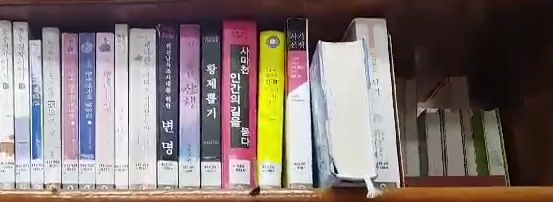
#> input picture main/data/row_image/row1_img1.png, 553 x 202 px
$ python FloorMatching.py
#> lines starting #> are read from the running program, lines starting #| are printed output that depends on the picture; after the words box and inside, x2 and y2 are one past the last pixel; in counts of white or black regions, pixels touching at a corner belong together; long printed decimals are rounded
### main/RowImage.py
import numpy as np


class RowImage:
    """책장의 한 행을 나타내는 이미지 모델"""

    def __init__(self, img: np.ndarray, relative_floor: int) -> None:
        """
        Args:
            img (np.ndarray): numpy 배열로 나타낸 이미지 파일
            relative_floor (int): 상대적 층수
        """
        self.img = img
        self.relative_floor = relative_floor
        self.absolute_floor = None  # 생성 시점에서는 absolute_floor 정보를 알 수 없다.

    def update_absolute_floor(self, value: int):
        self.absolute_floor = value

### main/ImageMatchingUtils.py
import numpy as np
import cv2
import math
from ImageUtils import *

FLANN_INDEX_KDTREE = 0
index_params = dict(algorithm = FLANN_INDEX_KDTREE, trees = 5)
search_params = dict(checks=50)
flann = cv2.FlannBasedMatcher(index_params, search_params)


def get_inverse(H):
    return np.linalg.inv(H)

def get_H(p1, p2):
    A = []
    zero3 = np.zeros((1,3))

    for (ui, vi), (xi, yi) in zip(p1, p2):
        xy_hmg_row = tuple_to_homogeneous((xi, yi)).transpose()

        row1 = [xy_hmg_row, zero3, -ui * xy_hmg_row]
        row2 = [zero3, xy_hmg_row, -vi * xy_hmg_row]

        A.append(row1)
        A.append(row2)

    A = np.block(A)

    u, s, v = np.linalg.svd(A)
    return v[-1].reshape((3,3))

def get_inliers_error(p1, p2, H, thr):
    try:
        H_inv = get_inverse(H)
    except:
        return [], [], float("inf")

    H_p1 = [
        homogeneous_to_tuple(
            np.dot(H_inv, tuple_to_homogeneous((p1[idx][0], p1[idx][1])))
        ) for idx in range(len(p1))
    ]
    H_p2 = [
        homogeneous_to_tuple(
            np.dot(H, tuple_to_homogeneous((p2[idx][0], p2[idx][1])))
        ) for idx in range(len(p2))
    ]

    e1 = np.square(np.array(H_p1) - np.array(p2))
    e1 = np.sum(e1, axis=1)
    e2 = np.square(np.array(H_p2) - np.array(p1))
    e2 = np.sum(e2, axis=1)
    e = e1 + e2

    inlier_index = np.where(e < 2 * len(p1) * thr ** 2)[0]
    inliers_1 = np.array(p1)[inlier_index]
    inliers_2 = np.array(p2)[inlier_index]
    inliers_1 = [(a[0], a[1]) for a in inliers_1]
    inliers_2 = [(a[0], a[1]) for a in inliers_2]

    return inliers_1, inliers_2, np.sum(e)

def find_optimal_H(p1, p2, thr):
    H_optimal = None
    N, count = float("inf"), 0
    num_of_inliers_max = -float("inf")
    error = float("inf")

    while count < N:
        indices = np.random.choice(len(p1), 4, replace=False)
        p1_sub = [p1[i] for i in indices]
        p2_sub = [p2[i] for i in indices]

        H = get_H(p1_sub, p2_sub)
        inliers_1, inliers_2, e = get_inliers_error(p1, p2, H, thr)

        n_in = np.shape(inliers_1)[0] #= np.shape(iinliers_2)[0]
        if n_in > num_of_inliers_max or (n_in == num_of_inliers_max and e < error):
            num_of_inliers_max = n_in
            H_optimal = H
            error = e

        eps = 1 - n_in / len(p1)
        N = math.log(1 - 0.999) / math.log(1 - (1-eps) ** 4) if 0 < eps < 1 else float("inf")
        count += 1

    #print(num_of_inliers_max)
    #print(inliers_1)
    #print(inliers_2)

    return get_H(inliers_1, inliers_2)

def get_corr_keypoints(img1, img2, thr, verbose=False):
    sift = cv2.xfeatures2d.SIFT_create()

    kp1, des1 = sift.detectAndCompute(img1, None)
    kp2, des2 = sift.detectAndCompute(img2, None)

    matches = flann.knnMatch(des1, des2, k=2)
    matchesMask = [[0, 0] for i in range(len(matches))]

    for i, (m, n) in enumerate(matches):
        if m.distance < thr * n.distance:
            matchesMask[i] = [1, 0]

    if verbose:
        draw_params = dict(matchColor = (0,255,0),
                           singlePointColor = (255,0,0),
                           matchesMask = matchesMask,
                           flags = 0
                           )
        match = cv2.drawMatchesKnn(img1, kp1, img2, kp2,
                                   matches, None, **draw_params)

        cv2.imshow("match", match)

    matched_kp1 = []
    matched_kp2 = []
    for i, (m, _) in enumerate(matches):
        if matchesMask[i][0] == 1:
            new_kp1 = kp1[m.queryIdx].pt
            new_kp2 = kp2[m.trainIdx].pt
            flag = False
            for old_kp1, old_kp2 in zip(matched_kp1, matched_kp2):
                if old_kp1 == new_kp1 and old_kp2 == new_kp2:
                    flag = True
                    break
            if not flag:
                matched_kp1.append(new_kp1)
                matched_kp2.append(new_kp2)

    return matched_kp1, matched_kp2


### main/ImageUtils.py
import numpy as np
import cv2

def tuple_to_homogeneous(t):
    return np.expand_dims(np.array(t + (1,)), -1)

def homogeneous_to_tuple(h):
    assert len(h.shape) in [1,2]
    if len(h.shape) == 1:
        return h[:-1] / h[-1]
    else:
        return np.squeeze(h[:-1], -1) / h[-1]

# [13 lines left out: function crop_polygon, not called in this run]

def normalize(image):
    avg = np.average(image)
    std = np.std(image)

    return (image - avg) / std

### main/FloorMatching.py
import sys, os
sys.path.append(os.path.abspath(os.path.join('utils')))
sys.path.append(os.path.abspath(os.path.join('models')))

import numpy as np
import cv2
from ImageUtils import *
from ImageMatchingUtils import *
from Book import Book
from RowImage import RowImage


def warp_image(img, img_ref, H_to_ref):
    """
    img 를 img_ref 의 좌표 위로 올라가도록 변환하는 함수
    """
    w, h = img_ref.shape[:2]
    return cv2.warpPerspective(img, H_to_ref, dsize=(h, w))

def is_identical_row(img1, img2):
    """
    Args:
        같은 좌표에 올려져있는 두 개의 책장 행 이미지
    """
    assert img1.shape == img2.shape, "사이즈 다릅니당~"
    mask1 = np.any(img1 != 0, axis=2)
    mask2 = np.any(img2 != 0, axis=2)
    iou = np.sum(mask1 * mask2) / np.sum(mask1 + mask2)

    mask = (mask1 * mask2).astype(np.uint8) # 0 or 1
    mask = np.tile(np.expand_dims(mask, -1), 3)
    img1_norm = normalize(img1 * mask)
    img2_norm = normalize(img2 * mask)

    diff = img1_norm - img2_norm
    rms_diff = np.sqrt(np.average(diff * diff))

    print("iou = {}, rms_diff = {}".format(iou, rms_diff))
    return iou > 0.1 and rms_diff < 1

def match_row(
    row1: RowImage,
    row2: RowImage,
    thr_match_nms: float = 0.3,
    thr_inlier_pixel: float = 0.1,
    verbose: bool = False,
    ) -> bool:
    """
    Usage:
        row1, row2가 같은 행이니?

    Args:
        thr_match_nms: Non Maximum Supression 할 때 필요한 값 (0~1, 작을수록 빡세게 supress 시키는거임)
        thr_inlier_pixel: Key Point 비교할 때 동일하다고 판단하기 위해 필요한 값 (0~inf)
    """
    img1 = row1.img
    img2 = row2.img

    kp1, kp2 = get_corr_keypoints(img1, img2, thr=thr_match_nms, verbose=verbose)
    assert len(kp1) == len(kp2), "Key Point matching 잘못된 듯?"

    if len(kp1) < 4: return False

    H_1_to_2 = find_optimal_H(kp2, kp1, thr=thr_inlier_pixel)
    img1_on_2 = warp_image(img1, img2, H_1_to_2)

    if verbose:
        cv2.imshow("img1_on_2", img1_on_2)
        cv2.imshow("img2", img2)


    return is_identical_row(img1_on_2, img2)

#if __name__ == "__main__":
row1_1 = RowImage(cv2.imread("./data/row_image/row1_img1.png"), 1)
#> in __init__, self.img is the input picture: shape (202, 553, 3); mean B, G, R 113.3, 116.1, 129.6
row1_2 = RowImage(cv2.imread("./data/row_image/row1_img2.png"), 2)
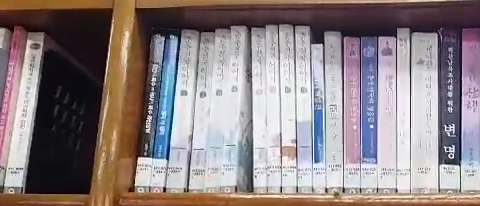
#> input picture main/data/row_image/row1_img2.png, 480 x 206 px
#> in __init__, self.img is the input picture: shape (206, 480, 3); mean B, G, R 132.1, 130.5, 141.9
row2_1 = RowImage(cv2.imread("./data/row_image/row2_img1.png"), 1)
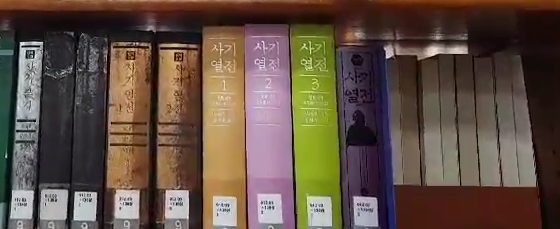
#> input picture main/data/row_image/row2_img1.png, 560 x 229 px
#> in __init__, self.img is the input picture: shape (229, 560, 3); mean B, G, R 67.4, 79.9, 96.9
row2_2 = RowImage(cv2.imread("./data/row_image/row2_img2.png"), 2)
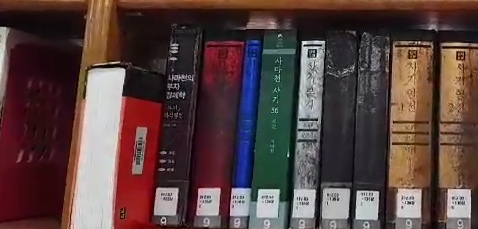
#> input picture main/data/row_image/row2_img2.png, 478 x 229 px
#> in __init__, self.img is the input picture: shape (229, 478, 3); mean B, G, R 63.9, 65.6, 87

print(match_row(row2_1, row2_2, verbose=True))
#> in get_corr_keypoints, `kp1, des1 = sift.detectAndCompute(img1, None)`: kp1 = 533 keypoints; strongest (x, y, size): (433, 51, 7.8), (41, 43, 2.6), (387, 57, 2.6), (389, 52, 6.9)
#> in get_corr_keypoints, `kp2, des2 = sift.detectAndCompute(img2, None)`: kp2 = 556 keypoints; strongest (x, y, size): (103, 95, 34), (323, 42, 2.6), (409, 203, 2.1), (166, 203, 17.3)
#> in get_corr_keypoints, `matches = flann.knnMatch(des1, des2, k=2)`: matches = 533 matches
#> in get_corr_keypoints, `matchesMask = [[0, 0] for i in range(len(matches))]`: matchesMask = 533 pairs, first value 0 to 0, second value 0 to 0
#> after the loop in get_corr_keypoints, `for i, (m, n) in enumerate(matches):`: matchesMask = 533 pairs, first value 0 to 1, second value 0 to 0
#> in get_corr_keypoints, `draw_params = dict(matchColor = (0,255,0), singlePointColor = (255,0,0..`: draw_params = 4 items
#> in get_corr_keypoints, `match = cv2.drawMatchesKnn(img1, kp1, img2, kp2, matches, None, **draw..`:
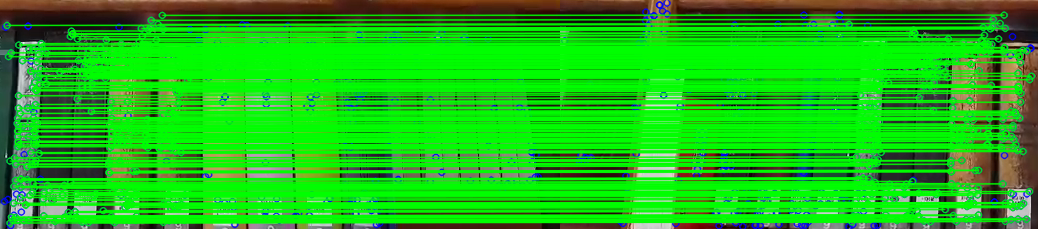
#> match: shape (229, 1038, 3); mean B, G, R 23.3, 186.8, 30
#> the loop in get_corr_keypoints, `for i, (m, _) in enumerate(matches):` made 533 passes
#> (new_kp1, new_kp2) on passes 3, 5, 6, 7, 9, 10, 11, 12, 14, 15, 16, 17: ((6.64, 24.96), (288.6, 23.96)), ((8.07, 56.16), (290.1, 55.16)), ((9.45, 160.6), (291.5, 159.6)), ((9.49, 222.5), (291.5, 221.5)), ((10.6, 52.35), (292.6, 51.35)), ((10.97, 216.7), (293, 215.7)), ((12.72, 219.8), (294.7, 218.8)), ((13.11, 202.8), (295.1, 201.8)), ((13.39, 186), (295.4, 185)), ((14.06, 157.5), (296.1, 156.5)), ((15.1, 217), (297.1, 216)), ((15.16, 163.9), (297.2, 162.9))
#> new_kp1 on pass 103: (43.28, 78.22)
#> after the loop in get_corr_keypoints, `for i, (m, _) in enumerate(matches):`: matched_kp1 = 267 pairs, first value 6.64 to 189, second value 14.9 to 222.5; matched_kp2 = 267 pairs, first value 288.6 to 471, second value 14.6 to 221.5
#> in match_row, `kp1, kp2 = get_corr_keypoints(img1, img2, thr=thr_match_nms, verbose=v..`: kp1 has the same summary as matched_kp1 in get_corr_keypoints; kp2 has the same summary as matched_kp2 in get_corr_keypoints
#> the loop in find_optimal_H, `while count < N:` made 43 passes
#> (indices, e, error, eps, N) on passes 1, 3, 12, 24: ([180, 73, 214, 8], 1.69, 1.69, 0, inf), ([137, 142, 243, 236], 1.69, 1.69, 0, inf), ([179, 97, 235, 76], 1.69, 1.69, 0, inf), ([104, 61, 100, 95], 1.68, 1.68, 0, inf)
#> (indices, e, eps, N) on passes 2, 4, 5, 6, 7, 8: ([15, 78, 137, 264], 1.69, 0, inf), ([253, 75, 136, 240], 1.69, 0, inf), ([43, 121, 255, 265], 1.69, 0, inf), ([167, 177, 194, 189], 1.69, 0, inf), ([134, 160, 53, 216], 1.69, 0, inf), ([76, 12, 100, 230], 6.89, 0, inf)
#> in warp_image, `return cv2.warpPerspective(img, H_to_ref, dsize=(h, w))`:
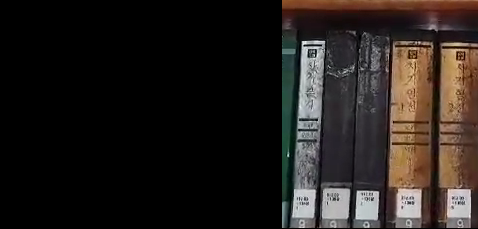
#> returned value: shape (229, 478, 3); mean of channels 0, 1, 2 28.1, 31.4, 37; drawn as B, G, R
#> in is_identical_row, `mask1 = np.any(img1 != 0, axis=2)`:
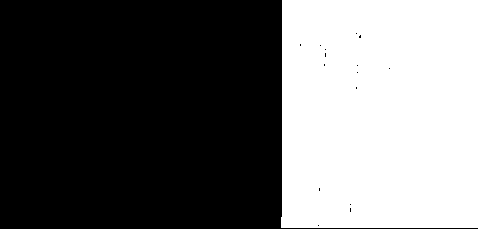
#> mask1: shape (229, 478) bool; 40.8% white; 1 white region, box (x1, y1, x2, y2) and area: (281, 0, 478, 228) 44669
#> in is_identical_row, `mask2 = np.any(img2 != 0, axis=2)`:
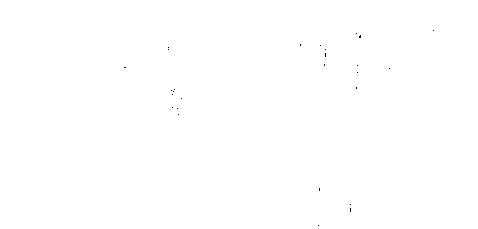
#> mask2: shape (229, 478) bool; 100% white; black in thin lines or dots, all inside (x1, y1, x2, y2) = (124, 30, 434, 226)
#> in is_identical_row, `mask = (mask1 * mask2).astype(np.uint8)`: mask: shape (229, 478); values 0 (black) and 1 (white), 40.8% white; 1 white region, box (x1, y1, x2, y2) and area: (281, 0, 478, 228) 44668
#| iou = 0.4082, rms_diff = 0.02573
